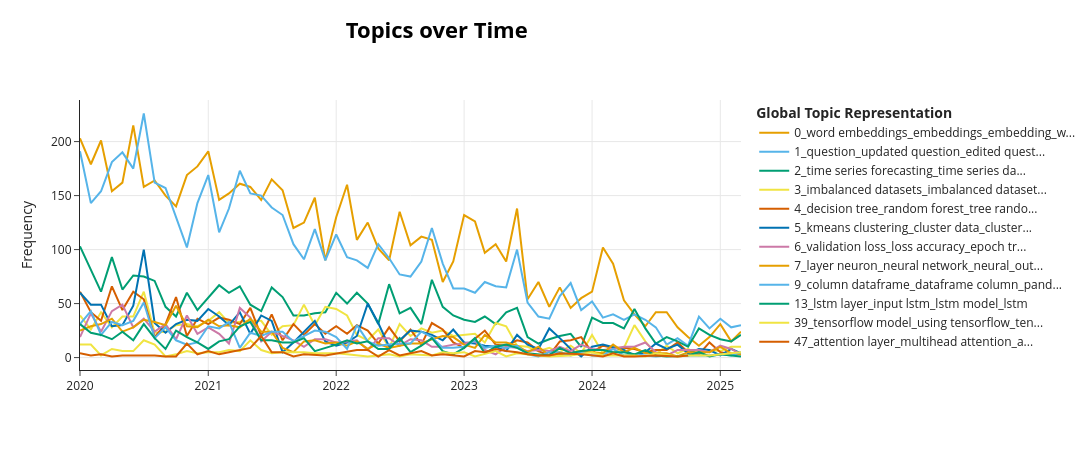

Source (notebook cell):
### Code cell
# Visualizar apenas os tópicos mais relevantes entre as 10 tags mais populares
modelo_rep_multi.visualize_topics_over_time(topicos_temporais, topics=[9, 13, 39, 47, 0, 1, 2, 3, 4, 5, 6, 7])
